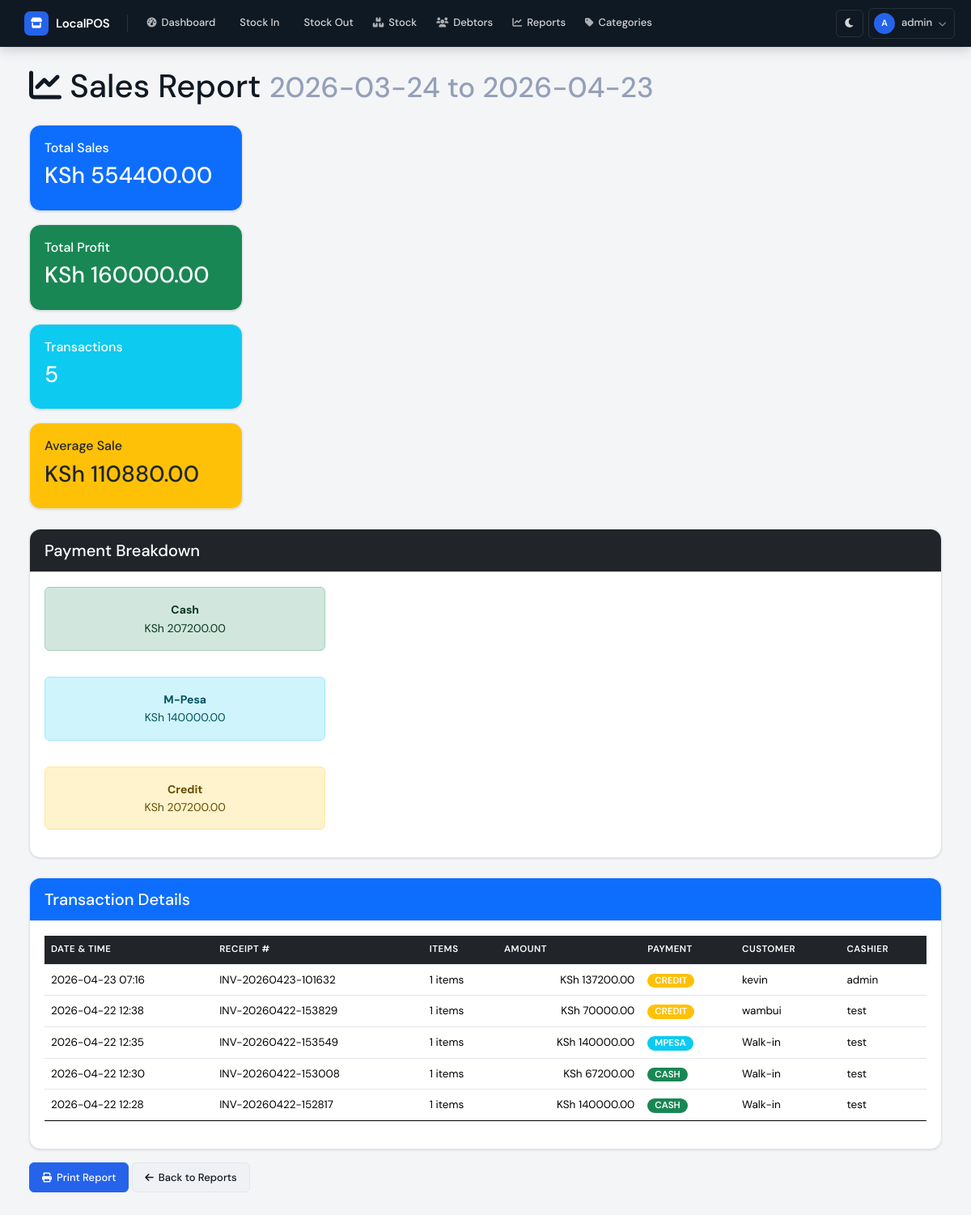
The page /reports/sales (signed in) on the database as committed earlier.
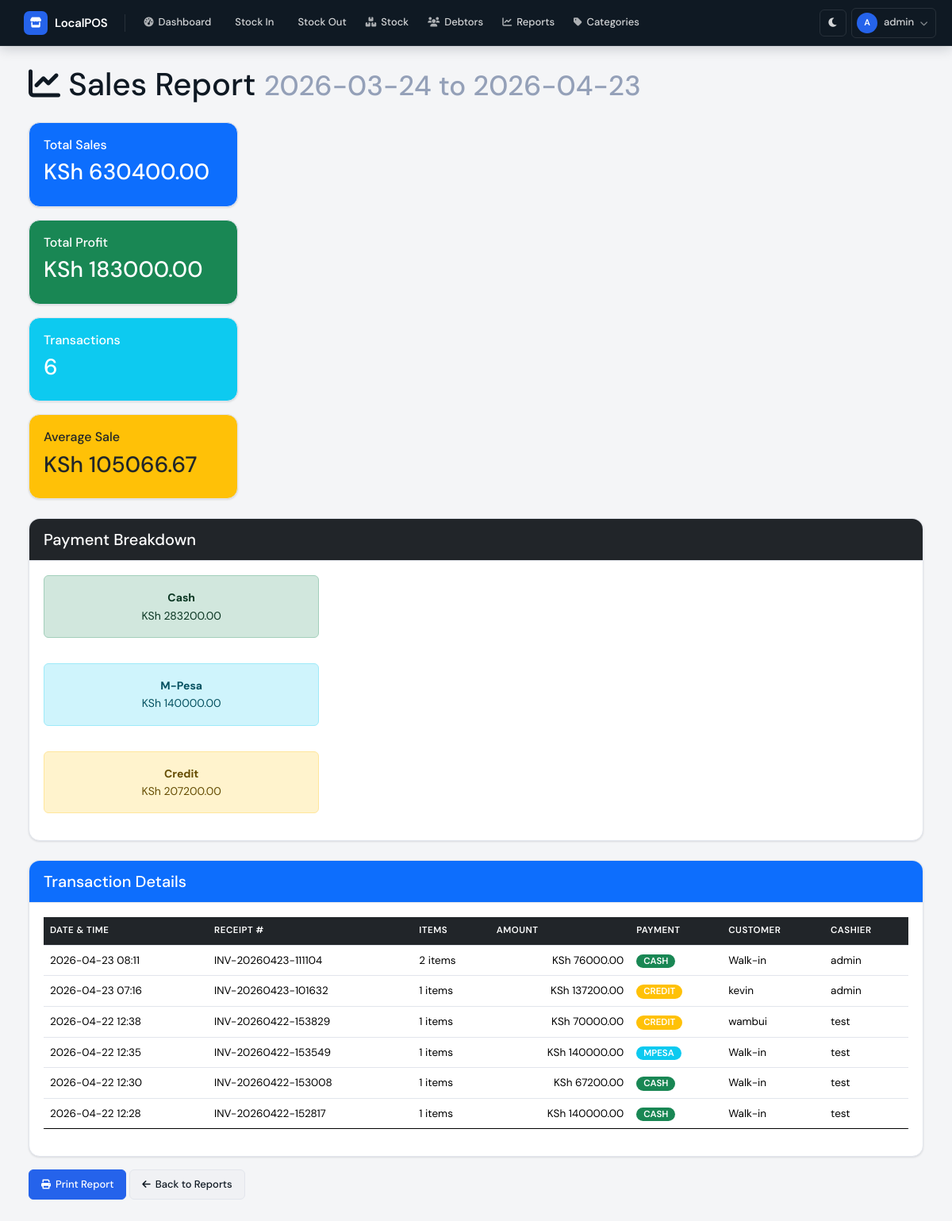
The same page on the database as committed later.
### database/models.py (models this page shows)
class Sale(db.Model):
    __tablename__ = 'sales'
    id = db.Column(db.Integer, primary_key=True)
    receipt_number = db.Column(db.String(50), unique=True, nullable=False)
    total_amount = db.Column(db.Float, nullable=False)
    discount = db.Column(db.Float, default=0.0)
    final_amount = db.Column(db.Float, nullable=False)
    payment_method = db.Column(db.String(20), nullable=False)  # cash, mpesa, credit
    amount_paid = db.Column(db.Float, nullable=False)
    balance = db.Column(db.Float, default=0.0)
    customer_name = db.Column(db.String(100))
    customer_phone = db.Column(db.String(20))
    notes = db.Column(db.Text)
    sale_date = db.Column(db.DateTime, default=datetime.utcnow)
    user_id = db.Column(db.Integer, db.ForeignKey('users.id'), nullable=False)
    items = db.relationship('SaleItem', backref='sale', lazy=True)
    debtor = db.relationship('Debtor', backref='sale', uselist=False)

class User(UserMixin, db.Model):
    __tablename__ = 'users'
    id = db.Column(db.Integer, primary_key=True)
    username = db.Column(db.String(80), unique=True, nullable=False)
    password_hash = db.Column(db.String(200), nullable=False)
    full_name = db.Column(db.String(100), nullable=False)
    is_active = db.Column(db.Boolean, default=True)
    created_at = db.Column(db.DateTime, default=datetime.utcnow)
    stock_entries = db.relationship('StockEntry', backref='user', lazy=True)
    sales = db.relationship('Sale', backref='user', lazy=True)
    payments = db.relationship('Payment', backref='user', lazy=True)

### routes/reports.py (the view, shortened to what this page needs)
@reports_bp.route('/sales')
@login_required
def sales_report():
    start_date = request.args.get('start_date')
    end_date = request.args.get('end_date')
    report_type = request.args.get('type', 'sales')
    if not start_date:
        start_date = (date.today() - timedelta(days=30)).isoformat()
    if not end_date:
        end_date = date.today().isoformat()
    start = datetime.strptime(start_date, '%Y-%m-%d')
    end = datetime.strptime(end_date, '%Y-%m-%d') + timedelta(days=1)
    if report_type == 'sales':
        sales = Sale.query.filter(
            Sale.sale_date >= start,
            Sale.sale_date <= end
        ).order_by(Sale.sale_date.desc()).all()
        total_sales = sum(s.final_amount for s in sales)
        total_transactions = len(sales)
        total_profit = 0
        for sale in sales:
            for item in sale.items:
                product = Product.query.get(item.product_id)
                if product:
                    total_profit += item.quantity * (item.price_at_sale - product.buying_price)
        cash_total = sum(s.final_amount for s in sales if s.payment_method == 'cash')
        mpesa_total = sum(s.final_amount for s in sales if s.payment_method == 'mpesa')
        credit_total = sum(s.final_amount for s in sales if s.payment_method == 'credit')
        return render_template('sales_report.html',
                             sales=sales,
                             start_date=start_date,
                             end_date=end_date,
                             total_sales=total_sales,
                             total_transactions=total_transactions,
                             total_profit=total_profit,
                             cash_total=cash_total,
                             mpesa_total=mpesa_total,
                             credit_total=credit_total,
                             now=datetime.now())
    return redirect(url_for('reports.reports_page'))

### app.py (called while the page is built)
@login_manager.user_loader
def load_user(user_id):
    return User.query.get(int(user_id))

### templates/sales_report.html (shortened to what the changed rows need)
{% extends "base.html" %}
{% block content %}
<div class="container-fluid">
    <h1 class="mb-4">
        <i class="fas fa-chart-line"></i> Sales Report
        <small class="text-muted">{{ start_date }} to {{ end_date }}</small>
    </h1>
    <div class="row mb-4">
        <div class="col-md-3">
            <div class="card bg-primary text-white">
                <div class="card-body">
                    <h6>Total Sales</h6>
                    <h3>KSh {{ "%.2f"|format(total_sales) }}</h3>
                </div>
            </div>
        </div>
        <div class="col-md-3">
            <div class="card bg-success text-white">
                <div class="card-body">
                    <h6>Total Profit</h6>
                    <h3>KSh {{ "%.2f"|format(total_profit) }}</h3>
                </div>
            </div>
        </div>
        <div class="col-md-3">
            <div class="card bg-info text-white">
                <div class="card-body">
                    <h6>Transactions</h6>
                    <h3>{{ total_transactions }}</h3>
                </div>
            </div>
        </div>
        <div class="col-md-3">
            <div class="card bg-warning text-dark">
                <div class="card-body">
                    <h6>Average Sale</h6>
                    <h3>KSh {{ "%.2f"|format(total_sales / total_transactions if total_transactions > 0 else 0) }}</h3>
                </div>
            </div>
        </div>
    </div>
    <div class="row mb-4">
        <div class="col-md-12">
            <div class="card">
                <div class="card-body">
                    <div class="row text-center">
                        <div class="col-4">
                            <div class="alert alert-success">
                                <strong>Cash</strong><br>
                                KSh {{ "%.2f"|format(cash_total) }}
                            </div>
                        </div>
                    </div>
                </div>
            </div>
        </div>
    </div>
    <div class="card">
        <div class="card-body">
            {% if sales %}
            <div class="table-responsive">
                <table class="table table-hover">
                    <thead class="table-dark">
                        <tr>
                            <th>Date & Time</th>
                            <th>Receipt #</th>
                            <th>Items</th>
                            <th>Amount</th>
                            <th>Payment</th>
                            <th>Customer</th>
                            <th>Cashier</th>
                        </tr>
                    </thead>
                    <tbody>
                        {% for sale in sales %}
                        <tr>
                            <td>{{ sale.sale_date.strftime('%Y-%m-%d %H:%M') if sale.sale_date else 'N/A' }}</td>
                            <td>{{ sale.receipt_number }}</td>
                            <td>{{ sale.items|length if sale.items else 0 }} items</td>
                            <td class="text-end">KSh {{ "%.2f"|format(sale.final_amount) }}</td>
                            <td>
                                <span class="badge {% if sale.payment_method == 'cash' %}bg-success{% elif sale.payment_method == 'mpesa' %}bg-info{% else %}bg-warning{% endif %}">
                                    {{ sale.payment_method|upper }}
                                </span>
                            </td>
                            <td>{{ sale.customer_name or 'Walk-in' }}</td>
                            <td>{{ sale.user.username if sale.user else 'Unknown' }}</td>
                        </tr>
                        {% endfor %}
                    </tbody>
                </table>
            </div>
            {% else %}
            <div class="alert alert-info">No sales found in this period</div>
            {% endif %}
        </div>
    </div>
</div>
{% endblock %}

Rows that differ between the two databases and show on the page:
added Sale: sale_date "2026-04-23 08:11", receipt_number "INV-20260423-111104", items|length "2", final_amount "76000.00", payment_method "CASH", customer_name "Walk-in", user "admin"
Other text that changed with them:
{{ "%.2f"|format(total_sales) }}: "554400.00" → "630400.00"
{{ "%.2f"|format(total_profit) }}: "160000.00" → "183000.00"
{{ total_transactions }}: "5" → "6"
{{ "%.2f"|format(cash_total) }}: "207200.00" → "283200.00"
text no longer shown: "110880.00"
text now shown: "105066.67"
